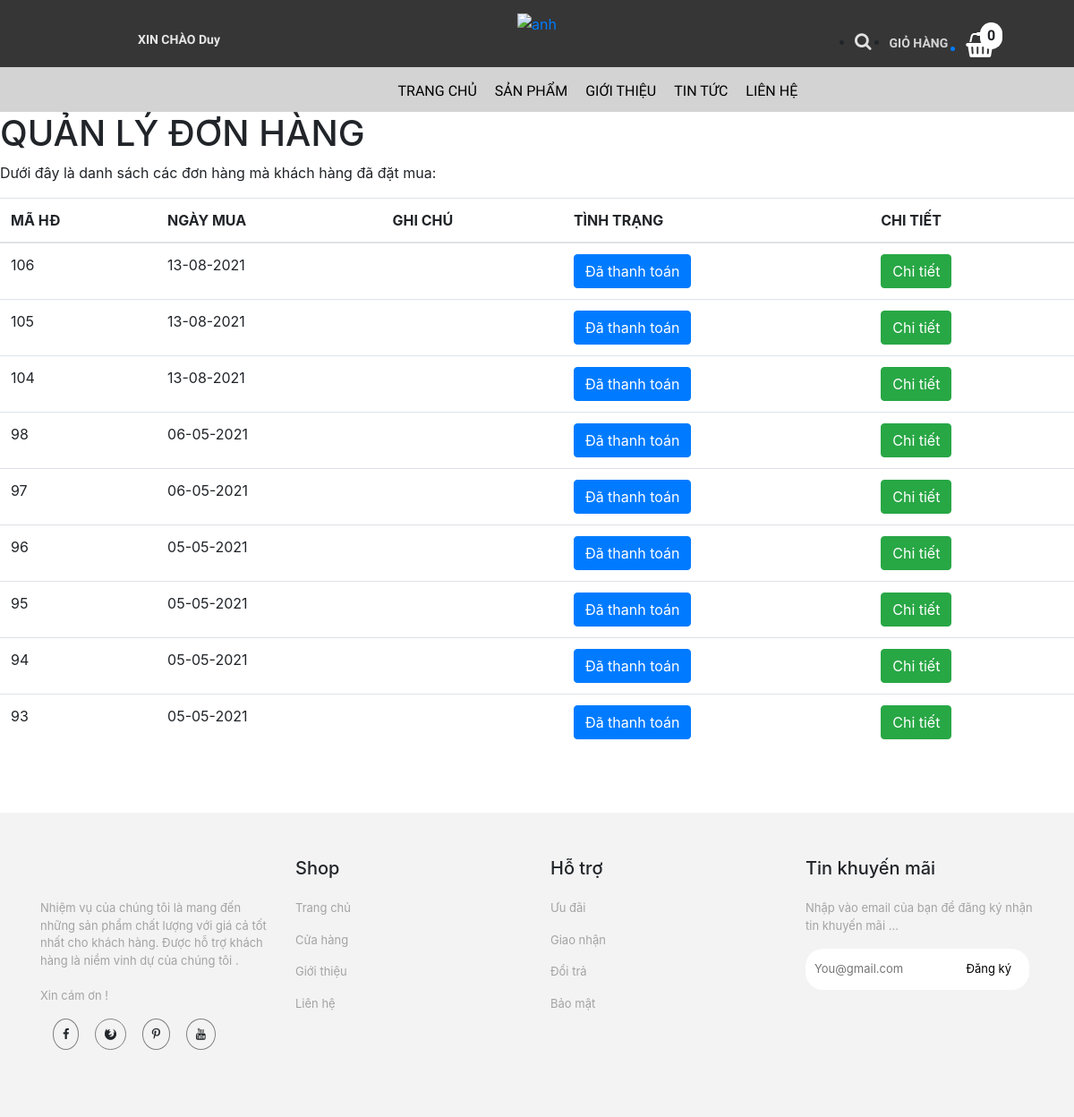
/trang-chinh/lichsu.php (signed in), run on an earlier commit of the app's database.
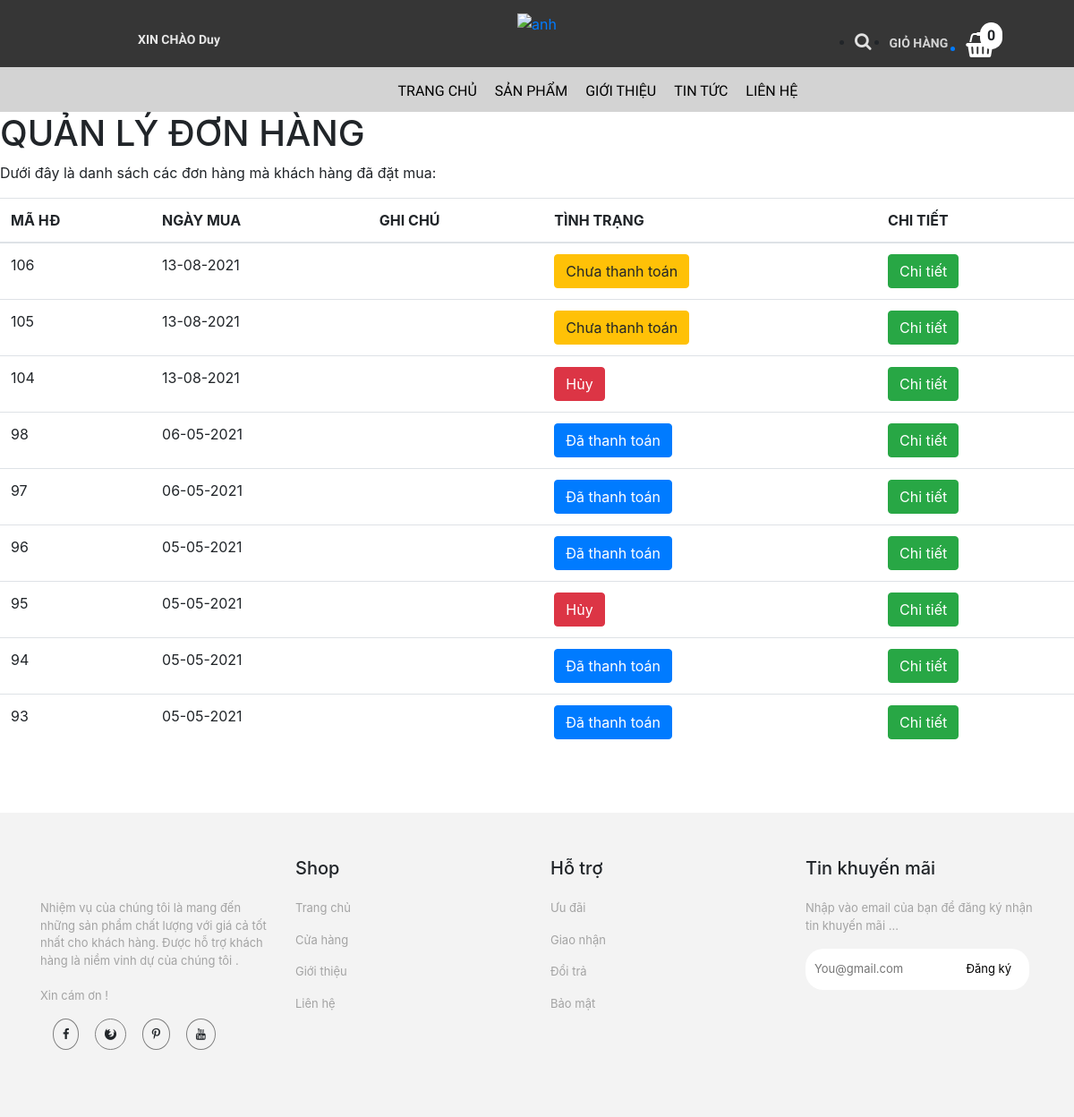
And on a later commit of the database.
### tables this page shows
CREATE TABLE `hoa_don` (
  `ma_hd` int(11) NOT NULL,
  `ngay_mua` varchar(20) NOT NULL,
  `ghi_chu` varchar(50) NOT NULL,
  `tinh_trang` varchar(20) NOT NULL DEFAULT '0',
  `ma_kh` varchar(50) NOT NULL
);

### trang-chinh/dao/pdo.php (called while the page is built, shortened)
<?php
    function pdo_get_connection(){
        $pdo = new PDO("mysql:host=localhost;dbname=bigshoes",'root','');
        $pdo->setAttribute(PDO::ATTR_ERRMODE, PDO::ERRMODE_EXCEPTION);
        return $pdo;
    }
    function pdo_query($sql){
        $sql_args = array_slice(func_get_args(),1);
        try{
            $conn = pdo_get_connection();
            $stmt = $conn ->prepare($sql);
            $stmt -> execute($sql_args);
            $rows = $stmt -> fetchAll();
            return $rows;
        }catch(PDOException $e){
            throw $e;
        }finally{
            unset($conn);
        }
    }
    ?>

### trang-chinh/dao/hoa-don.php (called while the page is built, shortened)
<?php
    require_once ('pdo.php');
    function hoa_don_select_by_makh($ma_kh){
        $sql = "SELECT * FROM hoa_don WHERE ma_kh=? ORDER BY ma_hd DESC";
        return pdo_query($sql,$ma_kh);
    }
?>

### trang-chinh/lichsu.php (the view, shortened to what the changed rows need)
<!DOCTYPE html>
<html lang="en">
<head>
    <link rel="stylesheet" href="https://maxcdn.bootstrapcdn.com/bootstrap/4.0.0/css/bootstrap.min.css">
    <link rel="stylesheet" href="../../bigshoes/css/lien-he/products.css">
    <link rel="stylesheet" href="../../bigshoes/css/chi-tiet-sp/products.css">
    <link rel="stylesheet" href="../../bigshoes/css/chi-tiet-sp/plugin/css/owl.carousel.min.css">
    <link rel="stylesheet" href="../../bigshoes/css/chi-tiet-sp/plugin/css/owl.theme.default.min.css">
    <link rel="stylesheet" href="https://cdnjs.cloudflare.com/ajax/libs/font-awesome/4.7.0/css/font-awesome.min.css">
</head>
<body>
        <div id="page-wrapper">
		  <div class="header">
                        <div class="page-header">
                            <h1>QUẢN LÝ ĐƠN HÀNG</h1>
                            <?php
                                require_once ('../trang-chinh/dao/hoa-don.php');
                                $ma_kh= $_SESSION['user']['ma_kh'];
                                $items = hoa_don_select_by_makh($ma_kh);
                            ?>
                            <table class="table table-hover">
                                <thead>
                                  <tr>
                                    <th>MÃ HĐ</th>
                                    <th>NGÀY MUA</th>
                                    <th>GHI CHÚ</th>
                                    <th>TÌNH TRẠNG</th>
                                    <th>CHI TIẾT</th>
                                  </tr>
                                </thead>
                                <tbody>
                                <?php foreach($items as $item){
                                     extract($item);
                                    ?>
                                  <tr>
                                    <td><?=$ma_hd?></td>
                                    <td><?=$ngay_mua?></td>
                                    <td><?=$ghi_chu?></td>
                                    <td>
                                        <a href="chinhsuadon.php?ma_hd=<?=$ma_hd?>">
                                        <?php
                                            if($tinh_trang == 0){
                                                echo '<button class="btn btn-warning name="thanh_toan">';
                                                echo "Chưa thanh toán";
                                            }
                                            else if($tinh_trang == 1){
                                                echo '<button class="btn btn-primary name="thanh_toan">';
                                                echo "Đã thanh toán ";
                                            }
                                            else   {
                                                echo '<button class="btn btn-danger name ="thanh_toan">';
                                                echo "Hủy";
                                            }
                                        ?>
                                        </button></a>
                                    </td>
                                    <td><a href="lichsu-chitiet.php?ma_hd=<?=$ma_hd?>&ma_kh=<?=$ma_kh?>"><button class="btn btn-success">Chi tiết</button></a></td>
                                  </tr>
                                <?php } ?>
                                </tbody>
                              </table>
                        </div>
		</div>
            </div>
</body>
</html>

What changed in the data, as far as the page shows it:
changed hoa_don id 106: tinh_trang "Đã thanh toán" → "Chưa thanh toán"
changed hoa_don id 105: tinh_trang "Đã thanh toán" → "Chưa thanh toán"
changed hoa_don id 104: tinh_trang "Đã thanh toán" → "Hủy"
changed hoa_don id 95: tinh_trang "Đã thanh toán" → "Hủy"
